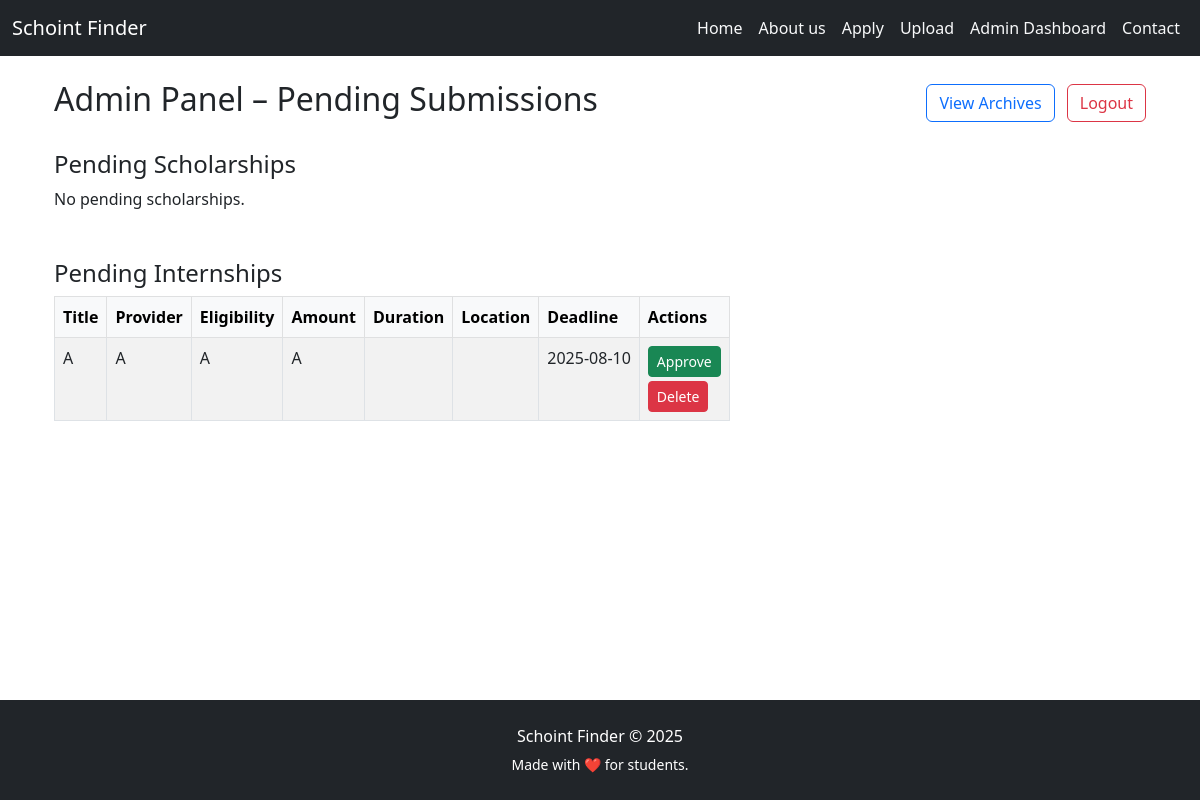
Before: /admin (signed in) with the older database file.
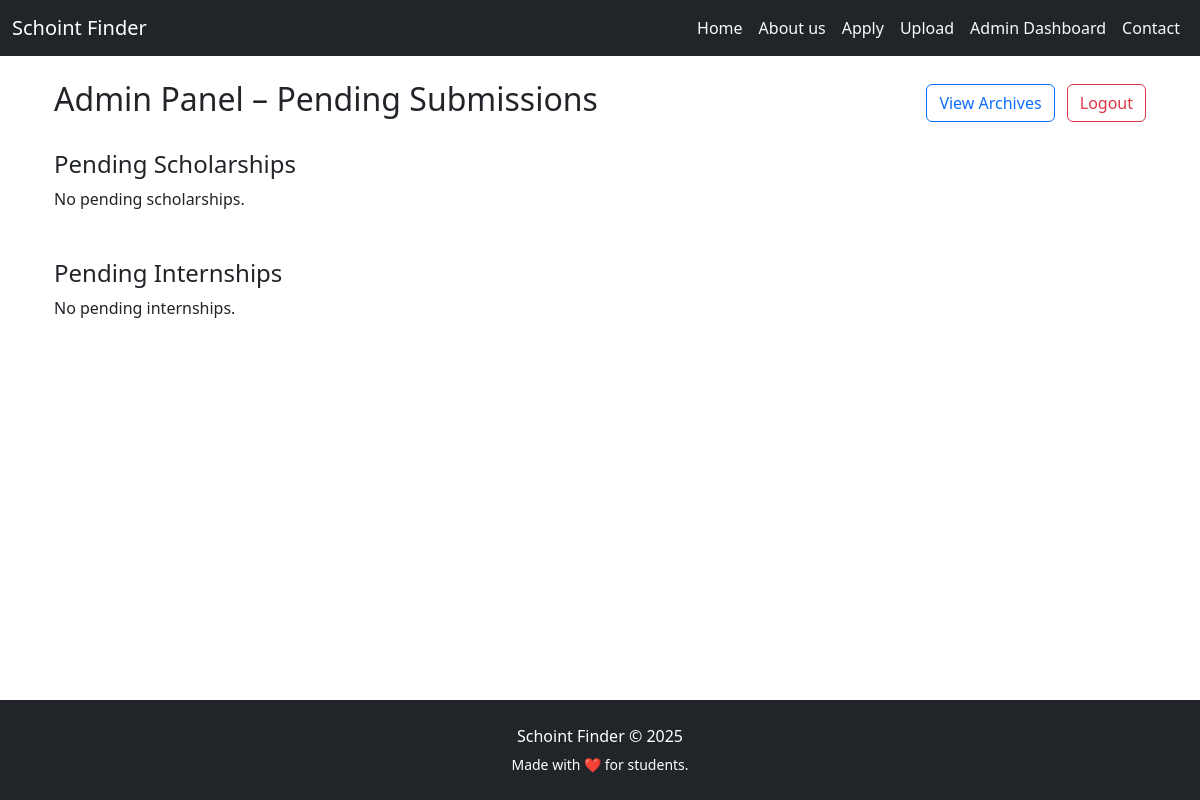
After: the same page with the newer database file.
### tables this page shows
CREATE TABLE internships (
        id INTEGER PRIMARY KEY AUTOINCREMENT,
        name TEXT NOT NULL,
        provider TEXT,
        eligibility TEXT,
        amount TEXT,
        deadline TEXT,
        link TEXT,
        duration TEXT,      
        location TEXT, 
        approved INTEGER DEFAULT 0
    );

### app.py (the view)
@app.route("/admin")
def admin():
    if not session.get("logged_in") or session.get("user_role") != "admin":
        flash("You must be an admin to access this page.", "danger")
        return redirect(url_for("login"))
    conn = get_db_connection()
    cur = conn.cursor()
    cur.execute("SELECT * FROM scholarships WHERE approved = 0 ORDER BY deadline")
    unapproved_scholarships = cur.fetchall()
    cur.execute("SELECT * FROM internships WHERE approved = 0 ORDER BY deadline")
    unapproved_internships = cur.fetchall()
    conn.close()
    return render_template("admin.html", scholarships=unapproved_scholarships, internships=unapproved_internships)

### app.py (called while the page is built)
def get_db_connection():
    conn = sqlite3.connect('scholarships.db')
    conn.row_factory = sqlite3.Row
    return conn

@app.context_processor
def inject_current_year():
    return {'current_year': datetime.now().year}

### templates/admin.html
{% extends "base.html" %}
{% block content %}
<div class="container my-4">
    <div class="d-flex justify-content-between align-items-center">
        <h2>Admin Panel – Pending Submissions</h2>
        <div>
            <a href="{{ url_for('archives') }}" class="btn btn-outline-primary me-2">View Archives</a>
            <a href="{{ url_for('logout') }}" class="btn btn-outline-danger">Logout</a>
        </div>
    </div>
    <h4 class="mt-4">Pending Scholarships</h4>
    {% if scholarships %}
        <div class="table-responsive mt-2">
            <table class="table table-bordered table-striped">
                <thead class="table-light">
                    <tr>
                        <th>Title</th>
                        <th>Provider</th>
                        <th>Eligibility</th>
                        <th>Amount</th>
                        <th>Deadline</th>
                        <th>Actions</th>
                    </tr>
                </thead>
                <tbody>
                    {% for s in scholarships %}
                        <tr>
                            <td>{{ s.name }}</td>
                            <td>{{ s.provider }}</td>
                            <td>{{ s.eligibility }}</td>
                            <td>{{ s.amount }}</td>
                            <td>{{ s.deadline }}</td>
                            <td>
                                <a href="{{ url_for('approve_scholarship', id=s.id) }}" class="btn btn-success btn-sm mb-1">Approve</a><br>
                                <a href="{{ url_for('delete_scholarship', id=s.id) }}" class="btn btn-danger btn-sm">Delete</a>
                            </td>
                        </tr>
                    {% endfor %}
                </tbody>
            </table>
        </div>
    {% else %}
        <p>No pending scholarships.</p>
    {% endif %}
    <h4 class="mt-5">Pending Internships</h4>
    {% if internships %}
        <div class="table-responsive mt-2">
            <table class="table table-bordered table-striped">
                <thead class="table-light">
                    <tr>
                        <th>Title</th>
                        <th>Provider</th>
                        <th>Eligibility</th>
                        <th>Amount</th>
                        <th>Duration</th>
                        <th>Location</th>
                        <th>Deadline</th>
                        <th>Actions</th>
                    </tr>
                </thead>
                <tbody>
                    {% for i in internships %}
                        <tr>
                            <td>{{ i.name }}</td>
                            <td>{{ i.provider }}</td>
                            <td>{{ i.eligibility }}</td>
                            <td>{{ i.amount }}</td>
                            <td>{{ i.duration }}</td>
                            <td>{{ i.location }}</td>
                            <td>{{ i.deadline }}</td>
                            <td>
                                <a href="{{ url_for('approve_internship', id=i.id) }}" class="btn btn-success btn-sm mb-1">Approve</a><br>
                                <a href="{{ url_for('delete_internship', id=i.id) }}" class="btn btn-danger btn-sm">Delete</a>
                            </td>
                        </tr>
                    {% endfor %}
                </tbody>
            </table>
        </div>
    {% else %}
        <p>No pending internships.</p>
    {% endif %}
</div>
{% endblock %}

Changed rows visible on the page:
removed internships: name "A", provider "A", eligibility "A", amount "A", deadline "2025-08-10"
Other visible differences:
text no longer shown: "Title Provider Eligibility Amount Duration Location Deadline Actions"
text now shown: "No pending internships."
